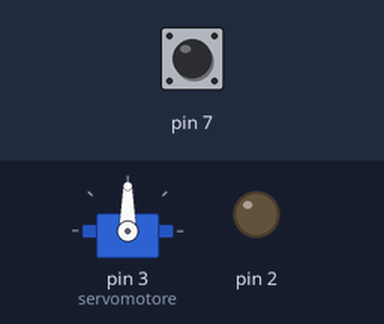
A sketch run on a simulated Arduino Uno, built with avr-gcc and run on an emulated ATmega328P. Shown: servo, output pins drawn as LEDs (lit = HIGH). Inputs (shaded band) come from the test bench; at power-on: pin 7 LOW.

Above: at 1.3 s.
1.4 s: pin 7 driven HIGH
At 2.2 s:
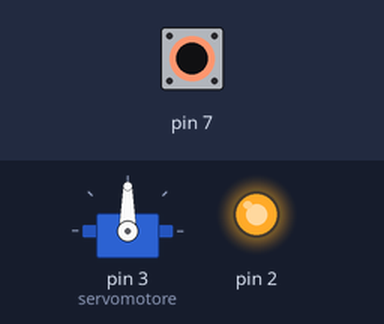
2.9 s: pin 7 driven LOW
At 3.7 s:
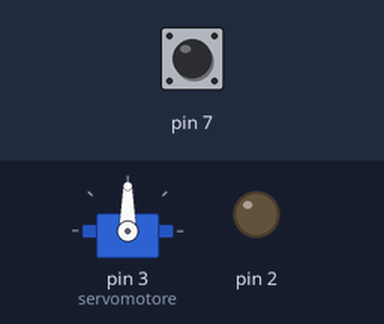
4.4 s: pin 7 pulsed HIGH 2 times (0.12 s each, 0.3 s apart)
At 6.6 s:
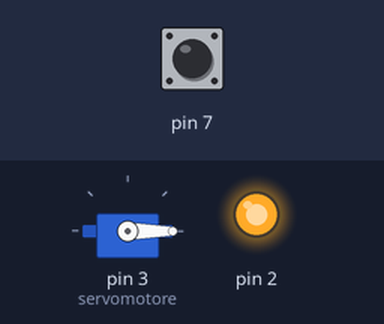
Timing chart, 0 to 14.0 s (numbered marks = the images above; inputs shaded):
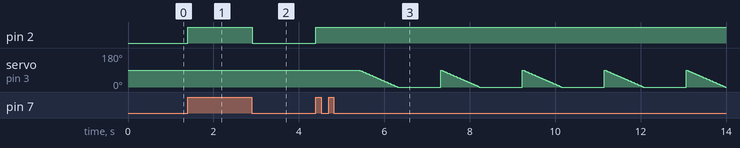

The sketch:

07_ULTIMATE2.ino
```cpp
#include <Servo.h>

Servo servomotore;

/***   Global variables   ***/
int On=0;
int angolo=90;

/***   Function declaration   ***/

void setup()
{
  servomotore.attach(3);
  pinMode(2,OUTPUT);
  servomotore.write(90);
  delay(100);
  digitalWrite(2,LOW);
  pinMode(7,INPUT);

}

void loop()
{
    if (digitalRead(7) == HIGH) {
      On=1 - On;
     }
    if (On == 1) {
      digitalWrite(2,HIGH);
     }else {
      digitalWrite(2,LOW);
     }
    if (On == 1) {
      delay(1000);
      for (angolo = 90; angolo >= 0; angolo--) {
        servomotore.write(angolo);
        delay(10);
        if (digitalRead(7) == HIGH) {
          On=1 - On;
          servomotore.write(90);
          delay(500);
          break;
         }
      }
     }

}
```

Measured:
- after the input at 1.4 s, pin 2: LOW → HIGH at once
- after the input at 2.9 s, pin 2: HIGH → LOW at once
- after the input at 4.4 s, pin 2: LOW → HIGH at once; servo on pin 3 (servomotore): ramps from 90° to 0° and jumps back, once every 1.9 s
